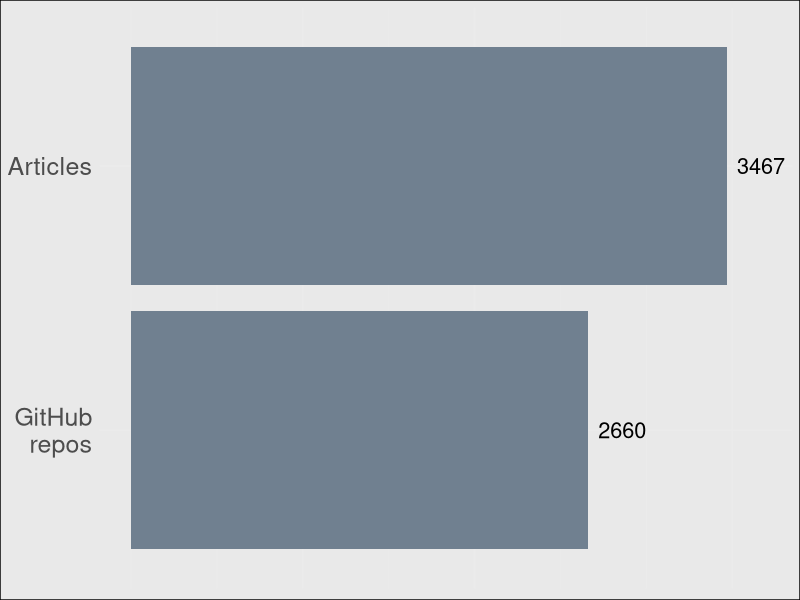
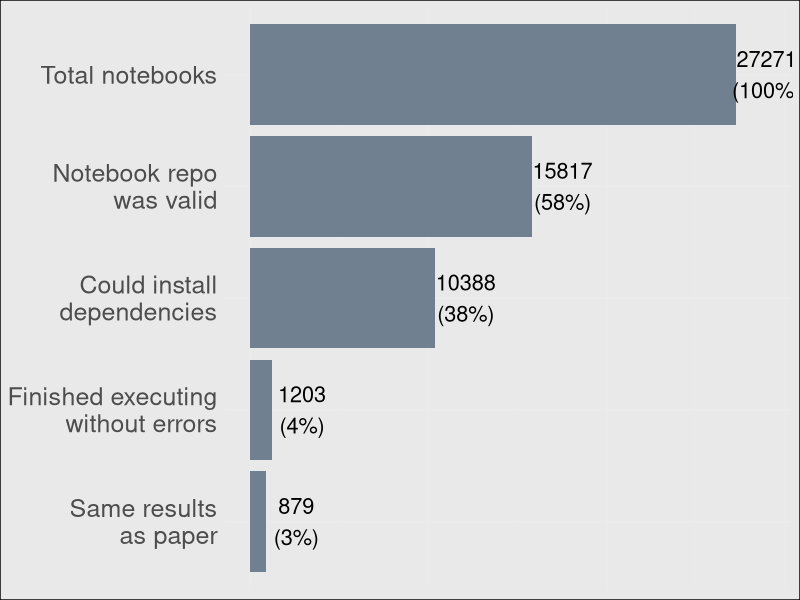

Generate these figures, in order, with R:
## ---- chunk 1
#| echo: false
#| fig-height: 6
library(tidyverse)
theme_set(
  theme_minimal() +
    theme(
      plot.background = element_rect(fill = "#E9E9E9"),
      axis.title = element_blank(),
      axis.text.y = element_text(size = 18),
      axis.text.x = element_blank(),
      axis.ticks = element_blank(),
      axis.line = element_blank()
    )
)

search <- tribble(
  ~item, ~description, ~value, ~order,
  "Articles", "Found among all articles", 3467, 1,
  "GitHub\nrepos", "Those with a GitHub link and at least one notebook", 2660, 2
) |>
  mutate(
    item = fct_rev(fct_reorder(item, order))
  )

ggplot(search, aes(y = item, x = value, label = value)) +
  geom_col(fill = "slategray") +
  geom_text(nudge_x = 200, size = 5.5)
## ---- chunk 2
#| echo: false
#| fig-height: 6
repro_results <- tribble(
  ~item, ~description, ~value, ~order,
  "Total notebooks", "Total notebook files found in all the repositories", 27271, 1,
  "Notebook repo\nwas valid", "File names were correct, dependency information was available, no local modules were needed.", 15817, 2,
  "Could install\ndependencies", "Could install dependencies without errors.", 10388, 3,
  "Finished executing\nwithout errors", "Could run without any errors.", 1203, 4,
  "Same results\nas paper", "When the results of the paper matched what the execution results output.", 879, 5
) |>
  mutate(
    percent = str_c(value, "\n(", round(value / max(value) * 100), "%)"),
    item = fct_rev(fct_reorder(item, order))
  )

ggplot(repro_results, aes(y = item, x = value, label = percent)) +
  geom_col(fill = "slategray") +
  geom_text(nudge_x = 1700, size = 5.5)
